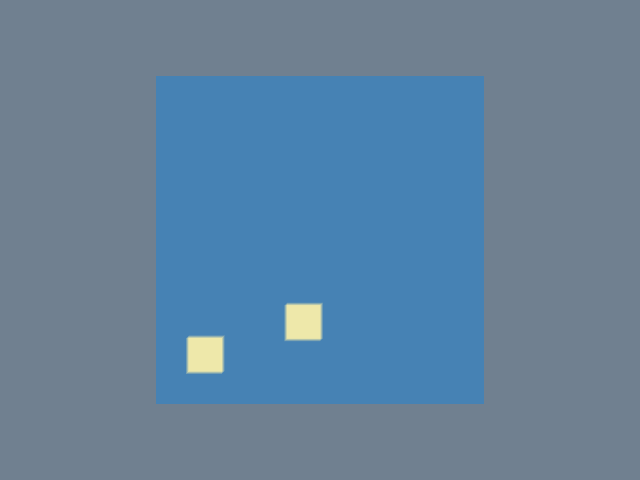

This chart was generated by the following Python code:
#!/usr/bin/env python

# Convert a vtkImageData to vtkPolyData using vtkImageDataGeometryFilter
# and render the result.  A 2D canvas image with colored rectangles is
# created procedurally as the input.

# Factory overrides: importing these modules registers the OpenGL rendering
# and interaction style implementations for vtkRenderingCore factory classes.
import vtkmodules.vtkInteractionStyle  # noqa: F401
import vtkmodules.vtkRenderingOpenGL2  # noqa: F401
# VTK pipeline classes used in this example
from vtkmodules.vtkFiltersGeometry import vtkImageDataGeometryFilter
from vtkmodules.vtkImagingSources import vtkImageCanvasSource2D
from vtkmodules.vtkRenderingCore import (
    vtkActor,
    vtkPolyDataMapper,
    vtkRenderWindow,
    vtkRenderWindowInteractor,
    vtkRenderer,
)

# Colors (normalized RGB and byte RGBA for canvas drawing)
slate_gray_background_rgb = (0.439, 0.502, 0.565)
steel_blue_rgba = (70, 130, 180, 255)
pale_goldenrod_rgba = (238, 232, 170, 255)

# Source: create a 2D canvas image with colored rectangles
source = vtkImageCanvasSource2D()
source.SetScalarTypeToUnsignedChar()
source.SetNumberOfScalarComponents(3)
source.SetExtent(0, 100, 0, 100, 0, 0)
source.SetDrawColor(*steel_blue_rgba)
source.FillBox(0, 100, 0, 100)
source.SetDrawColor(*pale_goldenrod_rgba)
source.FillBox(10, 20, 10, 20)
source.FillBox(40, 50, 20, 30)
source.Update()

# Filter: convert image data to polydata
geometry_filter = vtkImageDataGeometryFilter()
geometry_filter.SetInputConnection(source.GetOutputPort())

# Mapper: map polydata to graphics primitives
mapper = vtkPolyDataMapper()
mapper.SetInputConnection(geometry_filter.GetOutputPort())

# Actor: assign the mapped geometry
actor = vtkActor()
actor.SetMapper(mapper)

# Renderer: assemble the scene and configure the camera
renderer = vtkRenderer()
renderer.AddActor(actor)
renderer.SetBackground(slate_gray_background_rgb)

# Window: display the rendered scene
render_window = vtkRenderWindow()
render_window.AddRenderer(renderer)
render_window.SetWindowName("imagedata geometry filter")
render_window.SetMultiSamples(0)
render_window.SetSize(640, 480)

# Interactor: handle mouse and keyboard events
render_window_interactor = vtkRenderWindowInteractor()
render_window_interactor.SetRenderWindow(render_window)

# Scene: configure the camera
renderer.ResetCamera()

render_window_interactor.Initialize()
render_window_interactor.Start()
